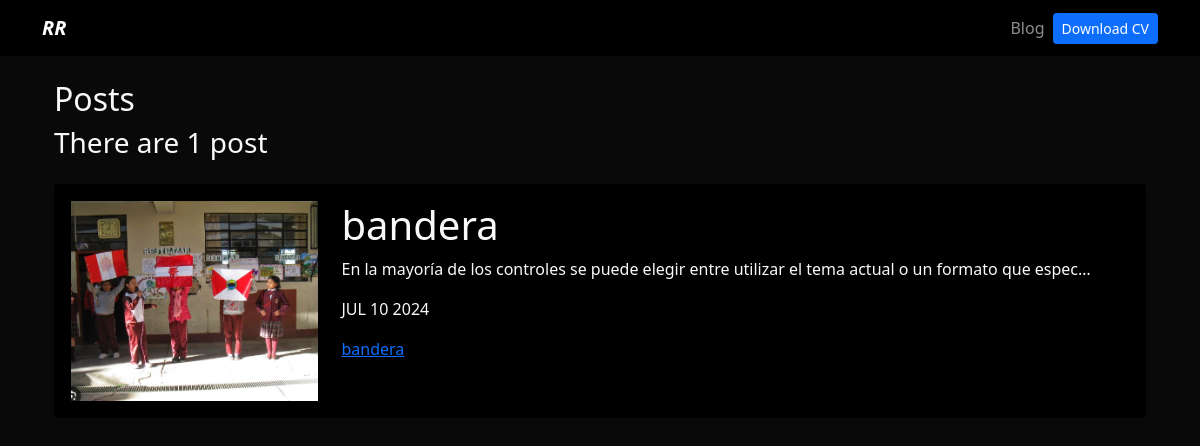
Screenshot of /blog/ with the database file from the repository.
### blog/models.py (models this page shows, shortened)
class Post(models.Model):
    title = models.CharField(max_length=100)
    description = models.TextField()
    image = models.ImageField(upload_to="blog/images")
    date = models.DateField(default=datetime.date.today)

### blog/views.py (the view)
# urls.py: path("", views.renderPosts, name="posts"),
def renderPosts(request):
    total_posts = Post.objects.count()
    posts = Post.objects.order_by("-date")
    return render(request, "blog.html", {"posts": posts, "total_posts": total_posts})

### blog/templates/blog.html
{% extends 'layout.html' %}
{% block content %}
<h1 class="fs-2">Posts</h1>
<h3>There are {{total_posts}} post{{total_posts|pluralize}}</h3>
{% for post in posts %}
<div class="py-3">
  <div class="card card-body bg-black">
    <div class="row">
      <div class="col-3">
        <img class="img-fluid" src="{{post.image.url}}" alt="{{post.title}}">
      </div>
      <div class="col-9">
        <h1>{{post.title}}</h1>
        <p>{{post.description|striptags|truncatechars:100}}</p>
        <p>{{post.date|date:'M d Y'|upper}}</p>
        <a href="{% url 'blog:post_detail' post.id %}">{{post.title}}</a>
      </div>
    </div>
  </div>
</div>
{% endfor %}
{% endblock %}

### portfolio/static/main.css (style rules this page uses)
body { background: #090909; }
.bg-black { background: #000; }

### rows the page displays
Post: image (picture), title "bandera", description "En la mayoría de los controles se puede elegir entre utilizar el tema actual o un formato que espec…", date "JUL 10 2024"

### other values shown
{{ total_posts }} "1"
